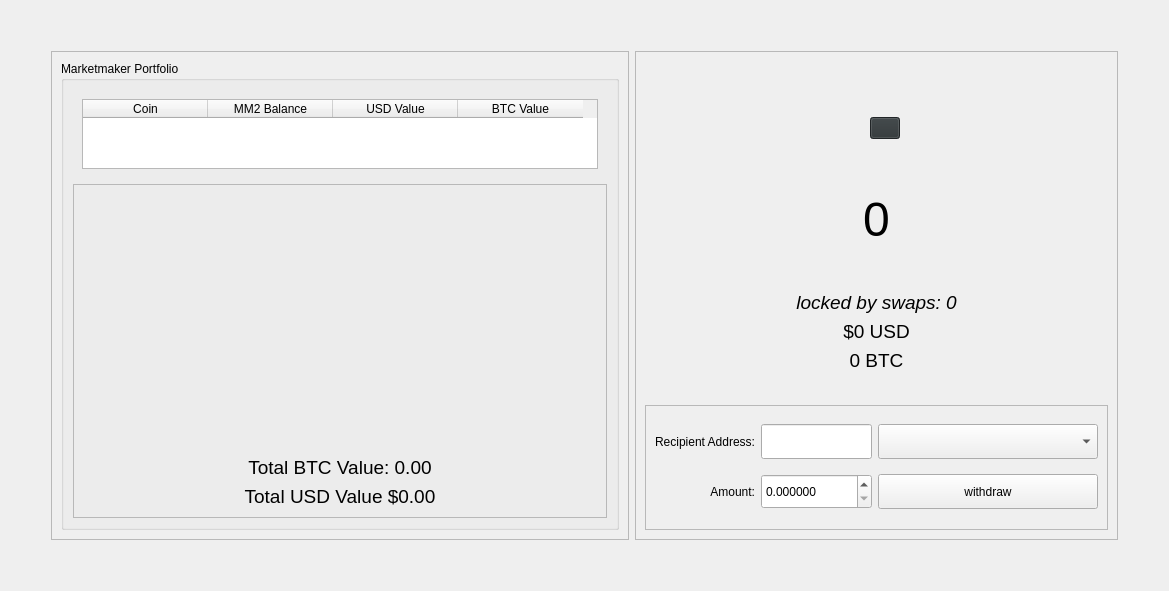
  <widget class="QWidget" name="tab_wallet">
   <attribute name="title">
    <string>Wallet</string>
   </attribute>
   <layout class="QGridLayout" name="gridLayout_94">
    <item row="1" column="3">
     <spacer name="horizontalSpacer_45">
      <property name="orientation">
       <enum>Qt::Horizontal</enum>
      </property>
      <property name="sizeHint" stdset="0">
       <size>
        <width>40</width>
        <height>20</height>
       </size>
      </property>
     </spacer>
    </item>
    <item row="1" column="1">
     <widget class="QFrame" name="frame_50">
      <property name="frameShape">
       <enum>QFrame::StyledPanel</enum>
      </property>
      <property name="frameShadow">
       <enum>QFrame::Raised</enum>
      </property>
      <layout class="QGridLayout" name="gridLayout_93">
       <item row="0" column="0">
        <widget class="QGroupBox" name="groupBox_6">
         <property name="title">
          <string>Marketmaker Portfolio</string>
         </property>
         <layout class="QGridLayout" name="gridLayout_51">
          <item row="0" column="0">
           <widget class="QFrame" name="frame_5">
            <property name="sizePolicy">
             <sizepolicy hsizetype="Preferred" vsizetype="Preferred">
              <horstretch>0</horstretch>
              <verstretch>0</verstretch>
             </sizepolicy>
            </property>
            <property name="maximumSize">
             <size>
              <width>16777215</width>
              <height>16777215</height>
             </size>
            </property>
            <property name="frameShape">
             <enum>QFrame::NoFrame</enum>
            </property>
            <property name="frameShadow">
             <enum>QFrame::Raised</enum>
            </property>
            <layout class="QGridLayout" name="gridLayout_3">
             <item row="0" column="0">
              <widget class="QTableWidget" name="wallet_balances_table">
               <property name="sizePolicy">
                <sizepolicy hsizetype="Minimum" vsizetype="Minimum">
                 <horstretch>0</horstretch>
                 <verstretch>0</verstretch>
                </sizepolicy>
               </property>
               <property name="minimumSize">
                <size>
                 <width>0</width>
                 <height>0</height>
                </size>
               </property>
               <property name="horizontalScrollBarPolicy">
                <enum>Qt::ScrollBarAsNeeded</enum>
               </property>
               <property name="sizeAdjustPolicy">
                <enum>QAbstractScrollArea::AdjustToContents</enum>
               </property>
               <attribute name="horizontalHeaderDefaultSectionSize">
                <number>125</number>
               </attribute>
               <attribute name="verticalHeaderVisible">
                <bool>false</bool>
               </attribute>
               <column>
                <property name="text">
                 <string>Coin</string>
                </property>
               </column>
               <column>
                <property name="text">
                 <string>MM2 Balance</string>
                </property>
               </column>
               <column>
                <property name="text">
                 <string>USD Value</string>
                </property>
               </column>
               <column>
                <property name="text">
                 <string>BTC Value</string>
                </property>
               </column>
              </widget>
             </item>
            </layout>
           </widget>
          </item>
          <item row="1" column="0">
           <widget class="QFrame" name="frame_48">
            <property name="frameShape">
             <enum>QFrame::StyledPanel</enum>
            </property>
            <property name="frameShadow">
             <enum>QFrame::Raised</enum>
            </property>
            <layout class="QGridLayout" name="gridLayout_74">
             <item row="1" column="0">
              <widget class="QLabel" name="wallet_btc_total">
               <property name="font">
                <font>
                 <pointsize>14</pointsize>
                </font>
               </property>
               <property name="text">
                <string>Total BTC Value: 0.00</string>
               </property>
               <property name="alignment">
                <set>Qt::AlignCenter</set>
               </property>
              </widget>
             </item>
             <item row="2" column="0">
              <widget class="QLabel" name="wallet_usd_total">
               <property name="font">
                <font>
                 <pointsize>14</pointsize>
                </font>
               </property>
               <property name="text">
                <string>Total USD Value $0.00</string>
               </property>
               <property name="alignment">
                <set>Qt::AlignCenter</set>
               </property>
              </widget>
             </item>
             <item row="0" column="0">
              <spacer name="verticalSpacer">
               <property name="orientation">
                <enum>Qt::Vertical</enum>
               </property>
               <property name="sizeType">
                <enum>QSizePolicy::MinimumExpanding</enum>
               </property>
               <property name="sizeHint" stdset="0">
                <size>
                 <width>20</width>
                 <height>40</height>
                </size>
               </property>
              </spacer>
             </item>
            </layout>
           </widget>
          </item>
         </layout>
        </widget>
       </item>
      </layout>
     </widget>
    </item>
    <item row="1" column="2">
     <widget class="QFrame" name="frame_55">
      <property name="frameShape">
       <enum>QFrame::StyledPanel</enum>
      </property>
      <property name="frameShadow">
       <enum>QFrame::Raised</enum>
      </property>
      <layout class="QGridLayout" name="gridLayout_63">
       <item row="1" column="0">
        <widget class="QFrame" name="frame_53">
         <property name="minimumSize">
          <size>
           <width>0</width>
           <height>125</height>
          </size>
         </property>
         <property name="maximumSize">
          <size>
           <width>16777215</width>
           <height>125</height>
          </size>
         </property>
         <property name="styleSheet">
          <string notr="true"/>
         </property>
         <property name="frameShape">
          <enum>QFrame::StyledPanel</enum>
         </property>
         <property name="frameShadow">
          <enum>QFrame::Raised</enum>
         </property>
         <layout class="QGridLayout" name="gridLayout_76">
          <item row="0" column="0">
           <widget class="QLabel" name="recipient_lbl">
            <property name="sizePolicy">
             <sizepolicy hsizetype="Minimum" vsizetype="Minimum">
              <horstretch>0</horstretch>
              <verstretch>0</verstretch>
             </sizepolicy>
            </property>
            <property name="minimumSize">
             <size>
              <width>0</width>
              <height>0</height>
             </size>
            </property>
            <property name="maximumSize">
             <size>
              <width>250</width>
              <height>40</height>
             </size>
            </property>
            <property name="text">
             <string>Recipient Address:</string>
            </property>
            <property name="alignment">
             <set>Qt::AlignRight|Qt::AlignTrailing|Qt::AlignVCenter</set>
            </property>
           </widget>
          </item>
          <item row="0" column="1">
           <widget class="QLineEdit" name="wallet_recipient">
            <property name="sizePolicy">
             <sizepolicy hsizetype="MinimumExpanding" vsizetype="Minimum">
              <horstretch>0</horstretch>
              <verstretch>0</verstretch>
             </sizepolicy>
            </property>
            <property name="minimumSize">
             <size>
              <width>0</width>
              <height>0</height>
             </size>
            </property>
            <property name="maximumSize">
             <size>
              <width>16777215</width>
              <height>35</height>
             </size>
            </property>
            <property name="styleSheet">
             <string notr="true"/>
            </property>
           </widget>
          </item>
          <item row="0" column="2">
           <widget class="QComboBox" name="wallet_combo">
            <property name="sizePolicy">
             <sizepolicy hsizetype="Minimum" vsizetype="Minimum">
              <horstretch>0</horstretch>
              <verstretch>0</verstretch>
             </sizepolicy>
            </property>
            <property name="minimumSize">
             <size>
              <width>220</width>
              <height>0</height>
             </size>
            </property>
            <property name="maximumSize">
             <size>
              <width>16777215</width>
              <height>35</height>
             </size>
            </property>
            <property name="font">
             <font>
              <pointsize>16</pointsize>
             </font>
            </property>
            <property name="layoutDirection">
             <enum>Qt::LeftToRight</enum>
            </property>
            <property name="styleSheet">
             <string notr="true"/>
            </property>
            <property name="currentText">
             <string/>
            </property>
            <property name="currentIndex">
             <number>-1</number>
            </property>
            <property name="maxVisibleItems">
             <number>4</number>
            </property>
            <property name="sizeAdjustPolicy">
             <enum>QComboBox::AdjustToMinimumContentsLengthWithIcon</enum>
            </property>
           </widget>
          </item>
          <item row="1" column="0">
           <widget class="QLabel" name="send_amount_lbl">
            <property name="sizePolicy">
             <sizepolicy hsizetype="Minimum" vsizetype="Minimum">
              <horstretch>0</horstretch>
              <verstretch>0</verstretch>
             </sizepolicy>
            </property>
            <property name="text">
             <string>Amount:</string>
            </property>
            <property name="alignment">
             <set>Qt::AlignRight|Qt::AlignTrailing|Qt::AlignVCenter</set>
            </property>
           </widget>
          </item>
          <item row="1" column="1">
           <widget class="QDoubleSpinBox" name="wallet_amount">
            <property name="sizePolicy">
             <sizepolicy hsizetype="Minimum" vsizetype="Minimum">
              <horstretch>0</horstretch>
              <verstretch>0</verstretch>
             </sizepolicy>
            </property>
            <property name="maximumSize">
             <size>
              <width>16777215</width>
              <height>35</height>
             </size>
            </property>
            <property name="styleSheet">
             <string notr="true"/>
            </property>
            <property name="decimals">
             <number>6</number>
            </property>
            <property name="maximum">
             <double>99999999999.000000000000000</double>
            </property>
            <property name="singleStep">
             <double>0.001000000000000</double>
            </property>
           </widget>
          </item>
          <item row="1" column="2">
           <widget class="QPushButton" name="wallet_send_btn">
            <property name="sizePolicy">
             <sizepolicy hsizetype="Minimum" vsizetype="Minimum">
              <horstretch>0</horstretch>
              <verstretch>0</verstretch>
             </sizepolicy>
            </property>
            <property name="maximumSize">
             <size>
              <width>16777215</width>
              <height>35</height>
             </size>
            </property>
            <property name="styleSheet">
             <string notr="true"/>
            </property>
            <property name="text">
             <string>withdraw</string>
            </property>
           </widget>
          </item>
         </layout>
        </widget>
       </item>
       <item row="0" column="0">
        <widget class="QFrame" name="wallet_balance_frame">
         <property name="sizePolicy">
          <sizepolicy hsizetype="MinimumExpanding" vsizetype="MinimumExpanding">
           <horstretch>0</horstretch>
           <verstretch>0</verstretch>
          </sizepolicy>
         </property>
         <property name="minimumSize">
          <size>
           <width>0</width>
           <height>0</height>
          </size>
         </property>
         <property name="maximumSize">
          <size>
           <width>16777215</width>
           <height>167777</height>
          </size>
         </property>
         <property name="styleSheet">
          <string notr="true"/>
         </property>
         <property name="frameShape">
          <enum>QFrame::NoFrame</enum>
         </property>
         <property name="frameShadow">
          <enum>QFrame::Raised</enum>
         </property>
         <layout class="QVBoxLayout" name="verticalLayout_2">
          <item>
           <widget class="QFrame" name="frame_18">
            <property name="sizePolicy">
             <sizepolicy hsizetype="Minimum" vsizetype="Minimum">
              <horstretch>0</horstretch>
              <verstretch>0</verstretch>
             </sizepolicy>
            </property>
            <property name="minimumSize">
             <size>
              <width>0</width>
              <height>320</height>
             </size>
            </property>
            <property name="styleSheet">
             <string notr="true"/>
            </property>
            <property name="frameShape">
             <enum>QFrame::NoFrame</enum>
            </property>
            <property name="frameShadow">
             <enum>QFrame::Raised</enum>
            </property>
            <layout class="QGridLayout" name="gridLayout_95">
             <item row="0" column="0">
              <widget class="QFrame" name="frame_9">
               <property name="sizePolicy">
                <sizepolicy hsizetype="MinimumExpanding" vsizetype="MinimumExpanding">
                 <horstretch>0</horstretch>
                 <verstretch>0</verstretch>
                </sizepolicy>
               </property>
               <property name="frameShape">
                <enum>QFrame::NoFrame</enum>
               </property>
               <property name="frameShadow">
                <enum>QFrame::Raised</enum>
               </property>
               <layout class="QGridLayout" name="gridLayout_96">
                <item row="0" column="0">
                 <widget class="QLabel" name="wallet_coin_img">
                  <property name="sizePolicy">
                   <sizepolicy hsizetype="Minimum" vsizetype="Minimum">
                    <horstretch>0</horstretch>
                    <verstretch>0</verstretch>
                   </sizepolicy>
                  </property>
                  <property name="minimumSize">
                   <size>
                    <width>0</width>
                    <height>0</height>
                   </size>
                  </property>
                  <property name="maximumSize">
                   <size>
                    <width>16777215</width>
                    <height>16777215</height>
                   </size>
                  </property>
                  <property name="text">
                   <string>&lt;html&gt;&lt;head/&gt;&lt;body&gt;&lt;p&gt;&lt;img src=&quot;:/300/img/300/placeholder.png&quot;/&gt;&lt;/p&gt;&lt;/body&gt;&lt;/html&gt;</string>
                  </property>
                  <property name="alignment">
                   <set>Qt::AlignCenter</set>
                  </property>
                 </widget>
                </item>
                <item row="3" column="0">
                 <widget class="QLabel" name="wallet_locked_by_swaps">
                  <property name="sizePolicy">
                   <sizepolicy hsizetype="Minimum" vsizetype="Minimum">
                    <horstretch>0</horstretch>
                    <verstretch>0</verstretch>
                   </sizepolicy>
                  </property>
                  <property name="font">
                   <font>
                    <pointsize>14</pointsize>
                    <italic>true</italic>
                   </font>
                  </property>
                  <property name="text">
                   <string>locked by swaps: 0</string>
                  </property>
                  <property name="alignment">
                   <set>Qt::AlignCenter</set>
                  </property>
                 </widget>
                </item>
                <item row="5" column="0">
                 <widget class="QLabel" name="wallet_btc_value">
                  <property name="sizePolicy">
                   <sizepolicy hsizetype="Minimum" vsizetype="Minimum">
                    <horstretch>0</horstretch>
                    <verstretch>0</verstretch>
                   </sizepolicy>
                  </property>
                  <property name="font">
                   <font>
                    <pointsize>14</pointsize>
                    <italic>false</italic>
                   </font>
                  </property>
                  <property name="text">
                   <string>0 BTC</string>
                  </property>
                  <property name="alignment">
                   <set>Qt::AlignCenter</set>
                  </property>
                 </widget>
                </item>
                <item row="4" column="0">
                 <widget class="QLabel" name="wallet_usd_value">
                  <property name="sizePolicy">
                   <sizepolicy hsizetype="Minimum" vsizetype="Minimum">
                    <horstretch>0</horstretch>
                    <verstretch>0</verstretch>
                   </sizepolicy>
                  </property>
                  <property name="font">
                   <font>
                    <pointsize>14</pointsize>
                    <italic>false</italic>
                   </font>
                  </property>
                  <property name="text">
                   <string>$0 USD</string>
                  </property>
                  <property name="alignment">
                   <set>Qt::AlignCenter</set>
                  </property>
                 </widget>
                </item>
                <item row="1" column="0">
                 <widget class="QFrame" name="frame_49">
                  <property name="sizePolicy">
                   <sizepolicy hsizetype="Minimum" vsizetype="Minimum">
                    <horstretch>0</horstretch>
                    <verstretch>0</verstretch>
                   </sizepolicy>
                  </property>
                  <property name="frameShape">
                   <enum>QFrame::NoFrame</enum>
                  </property>
                  <property name="frameShadow">
                   <enum>QFrame::Raised</enum>
                  </property>
                  <layout class="QGridLayout" name="gridLayout_44">
                   <item row="0" column="0">
                    <spacer name="horizontalSpacer_41">
                     <property name="orientation">
                      <enum>Qt::Horizontal</enum>
                     </property>
                     <property name="sizeHint" stdset="0">
                      <size>
                       <width>40</width>
                       <height>20</height>
                      </size>
                     </property>
                    </spacer>
                   </item>
                   <item row="0" column="1">
                    <widget class="QLabel" name="wallet_address">
                     <property name="sizePolicy">
                      <sizepolicy hsizetype="Minimum" vsizetype="Minimum">
                       <horstretch>0</horstretch>
                       <verstretch>0</verstretch>
                      </sizepolicy>
                     </property>
                     <property name="minimumSize">
                      <size>
                       <width>0</width>
                       <height>0</height>
                      </size>
                     </property>
                     <property name="font">
                      <font>
                       <pointsize>14</pointsize>
                       <italic>false</italic>
                      </font>
                     </property>
                     <property name="styleSheet">
                      <string notr="true">color: rgb(238, 238, 236);</string>
                     </property>
                     <property name="text">
                      <string/>
                     </property>
                     <property name="alignment">
                      <set>Qt::AlignCenter</set>
                     </property>
                     <property name="openExternalLinks">
                      <bool>true</bool>
                     </property>
                     <property name="textInteractionFlags">
                      <set>Qt::LinksAccessibleByKeyboard|Qt::LinksAccessibleByMouse|Qt::TextBrowserInteraction|Qt::TextSelectableByKeyboard|Qt::TextSelectableByMouse</set>
                     </property>
                    </widget>
                   </item>
                   <item row="0" column="2">
                    <widget class="QPushButton" name="mm2_qr_code_link">
                     <property name="sizePolicy">
                      <sizepolicy hsizetype="Minimum" vsizetype="Fixed">
                       <horstretch>0</horstretch>
                       <verstretch>0</verstretch>
                      </sizepolicy>
                     </property>
                     <property name="minimumSize">
                      <size>
                       <width>30</width>
                       <height>0</height>
                      </size>
                     </property>
                     <property name="maximumSize">
                      <size>
                       <width>30</width>
                       <height>16777215</height>
                      </size>
                     </property>
                     <property name="styleSheet">
                      <string notr="true">background-color: rgb(46, 52, 54);</string>
                     </property>
                     <property name="text">
                      <string/>
                     </property>
                     <property name="icon">
                      <iconset resource="coin_icons.qrc">
                       <normaloff>:/32/img/32/qr.png</normaloff>:/32/img/32/qr.png</iconset>
                     </property>
                     <property name="iconSize">
                      <size>
                       <width>24</width>
                       <height>24</height>
                      </size>
                     </property>
                    </widget>
                   </item>
                   <item row="0" column="3">
                    <spacer name="horizontalSpacer_42">
                     <property name="orientation">
                      <enum>Qt::Horizontal</enum>
                     </property>
                     <property name="sizeHint" stdset="0">
                      <size>
                       <width>40</width>
                       <height>20</height>
                      </size>
                     </property>
                    </spacer>
                   </item>
                  </layout>
                 </widget>
                </item>
                <item row="2" column="0">
                 <widget class="QLabel" name="wallet_balance">
                  <property name="sizePolicy">
                   <sizepolicy hsizetype="MinimumExpanding" vsizetype="MinimumExpanding">
                    <horstretch>0</horstretch>
                    <verstretch>0</verstretch>
                   </sizepolicy>
                  </property>
                  <property name="font">
                   <font>
                    <pointsize>36</pointsize>
                   </font>
                  </property>
                  <property name="text">
                   <string>0</string>
                  </property>
                  <property name="alignment">
                   <set>Qt::AlignCenter</set>
                  </property>
                 </widget>
                </item>
               </layout>
              </widget>
             </item>
            </layout>
           </widget>
          </item>
         </layout>
        </widget>
       </item>
      </layout>
     </widget>
    </item>
    <item row="1" column="0">
     <spacer name="horizontalSpacer_44">
      <property name="orientation">
       <enum>Qt::Horizontal</enum>
      </property>
      <property name="sizeHint" stdset="0">
       <size>
        <width>40</width>
        <height>20</height>
       </size>
      </property>
     </spacer>
    </item>
    <item row="0" column="1">
     <spacer name="verticalSpacer_9">
      <property name="orientation">
       <enum>Qt::Vertical</enum>
      </property>
      <property name="sizeHint" stdset="0">
       <size>
        <width>20</width>
        <height>40</height>
       </size>
      </property>
     </spacer>
    </item>
    <item row="2" column="2">
     <spacer name="verticalSpacer_10">
      <property name="orientation">
       <enum>Qt::Vertical</enum>
      </property>
      <property name="sizeHint" stdset="0">
       <size>
        <width>20</width>
        <height>40</height>
       </size>
      </property>
     </spacer>
    </item>
   </layout>
  </widget>
